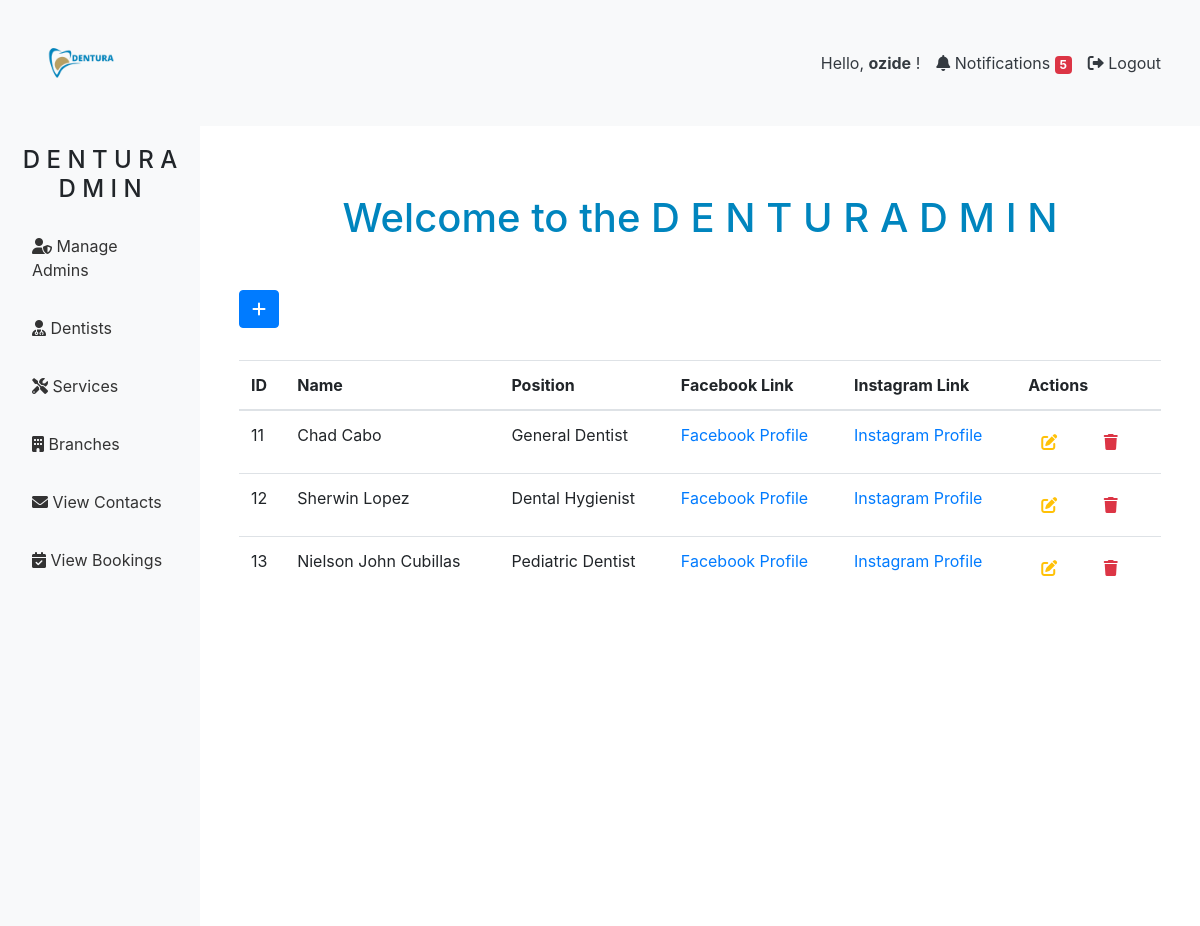
/admin/php/frontend/view_dentists.php (signed in), run on the app's committed database.
### tables this page shows
CREATE TABLE `dentists` (
  `id` int(11) NOT NULL,
  `name` varchar(100) NOT NULL,
  `position` varchar(255) DEFAULT NULL,
  `photo` varchar(5000) DEFAULT NULL,
  `fb_link` varchar(255) DEFAULT NULL,
  `ig_link` varchar(255) DEFAULT NULL
);

### admin/php/manage-dentists.php (called while the page is built, shortened)
<?php
$servername = "localhost";
$username = "root";
$password = "";
$dbname = "dentura";
$conn = new mysqli($servername, $username, $password, $dbname);
$result = $conn->query("SELECT * FROM dentists");
$dentists = [];
if ($result->num_rows > 0) {
    while ($row = $result->fetch_assoc()) {
        $dentists[] = $row;
    }
}
?>

### admin/php/frontend/view_dentists.php (the view, shortened to what this page needs)
<?php
include '../manage-dentists.php';
?>
<!DOCTYPE html>
<html lang="en">
<head>
    <link rel="stylesheet" href="https://stackpath.bootstrapcdn.com/bootstrap/4.5.2/css/bootstrap.min.css">
    <link rel="stylesheet" href="https://cdnjs.cloudflare.com/ajax/libs/font-awesome/6.0.0-beta3/css/all.min.css">
    <link rel="stylesheet" href="/admin/css/admin_dashboard.css">
    <link rel="stylesheet" href="https://cdnjs.cloudflare.com/ajax/libs/sweetalert/1.1.3/sweetalert.min.css">
</head>
<body>
<?php
$conn = new mysqli("localhost", "root", "", "dentura");
$result = $conn->query("SELECT COUNT(*) as newBookings FROM bookings WHERE status = 'Pending'");
$newBookings = 0;
if ($result->num_rows > 0) {
    $row = $result->fetch_assoc();
    $newBookings = $row['newBookings'];
}
?>
<nav class="navbar navbar-expand-lg navbar-light bg-light">
    <div class="container-fluid">
        <a class="navbar-brand" href="#">
            <img src="/assets/images/DENTURA.png" alt="DenturAdmin Logo" style="height: 100px;">
        </a>
        <div class="collapse navbar-collapse" id="navbarNav">
            <ul class="navbar-nav ml-auto">
                <li class="nav-item">
                    <span class="nav-link text-dark">Hello, <b><?php echo htmlspecialchars($_SESSION['username']); ?></b> !</span>
                </li>
                <li class="nav-item">
                    <a class="nav-link text-dark" href="#" id="notification-btn">
                        <i class="fas fa-bell"></i> Notifications
                        <?php if ($newBookings > 0): ?>
                            <span class="badge badge-danger"><?php echo $newBookings; ?></span>
                        <?php endif; ?>
                    </a>
                </li>
                <li class="nav-item">
                    <a href="logout.php" class="nav-link text-dark">
                        <i class="fas fa-sign-out-alt"></i> Logout
                    </a>
                </li>
            </ul>
        </div>
    </div>
</nav>
<div class="container-fluid">
    <div class="row">
        <nav class="col-md-2 d-none d-md-block bg-light sidebar">
            <div class="sidebar-sticky">
                <h4 class="text-center">D E N T U R A D M I N</h4>
                <ul class="nav flex-column">
                    <li class="nav-item active">
                        <a class="nav-link " href="../manage_admin.php">
                            <i class="fas fa-user-shield"></i> Manage Admins
                        </a>
                    </li>
                    <li class="nav-item">
                        <a class="nav-link " href="view_dentists.php">
                            <i class="fas fa-user-md"></i> Dentists
                        </a>
                    </li>
                    <li class="nav-item">
                        <a class="nav-link " href="view_services.php">
                            <i class="fas fa-tools"></i> Services
                        </a>
                    </li>
                    <li class="nav-item">
                        <a class="nav-link" href="view_branches.php" >
                            <i class="fas fa-building"></i> Branches
                        </a>
                    </li>
                    <li class="nav-item">
                        <a class="nav-link" href="view_contacts.php">
                            <i class="fas fa-envelope"></i> View Contacts
                        </a>
                    </li>
                    <li class="nav-item">
                        <a class="nav-link " href="../view_bookings.php">
                            <i class="fas fa-calendar-check"></i> View Bookings
                        </a>
                    </li>
                </ul>
            </div>
        </nav>
        <main role="main" class="col-md-9 ml-sm-auto col-lg-10 px-4">
            <h1 class="text-center mt-5 dashboard-header">Welcome to the D E N T U R A D M I N</h1>
<div class="container mt-5">
    <button class="btn btn-primary mb-3" data-toggle="modal" data-target="#addDentistModal">
        <i class="fas fa-plus"></i>
    </button>
    <table class="table mt-3">
    <thead>
        <tr>
            <th>ID</th>
            <th>Name</th>
            <th>Position</th>
            <th>Facebook Link</th>
            <th>Instagram Link</th>
            <th>Actions</th>
        </tr>
    </thead>
    <tbody>
        <?php if (!empty($dentists)) : ?>
            <?php foreach ($dentists as $dentist) : ?>
                <tr>
                    <td><?php echo htmlspecialchars($dentist['id']); ?></td>
                    <td><?php echo htmlspecialchars($dentist['name']); ?></td>
                    <td><?php echo htmlspecialchars($dentist['position']); ?></td>
                    <td>
                        <?php if (!empty($dentist['fb_link'])): ?>
                            <a href="<?php echo htmlspecialchars($dentist['fb_link']); ?>" target="_blank">Facebook Profile</a>
                        <?php else: ?>
                            N/A
                        <?php endif; ?>
                    </td>
                    <td>
                        <?php if (!empty($dentist['ig_link'])): ?>
                            <a href="<?php echo htmlspecialchars($dentist['ig_link']); ?>" target="_blank">Instagram Profile</a>
                        <?php else: ?>
                            N/A
                        <?php endif; ?>
                    </td>
                    <td>
                        <button class="btn text-warning mr-3" onclick="editDentist(<?php echo $dentist['id']; ?>, '<?php echo htmlspecialchars($dentist['name']); ?>', '<?php echo htmlspecialchars($dentist['position']); ?>', '<?php echo htmlspecialchars($dentist['fb_link'] ?? ''); ?>', '<?php echo htmlspecialchars($dentist['ig_link'] ?? ''); ?>')">
                            <i class="fas fa-edit"></i>
                        </button>
                        <button class="btn text-danger" onclick="deleteDentist(<?php echo $dentist['id']; ?>)">
                            <i class="fas fa-trash"></i>
                        </button>
                    </td>
                </tr>
            <?php endforeach; ?>
        <?php else : ?>
            <tr>
                <td colspan="6" class="text-center">No dentists available.</td>
            </tr>
        <?php endif; ?>
    </tbody>
</table>
</div>
        </main>
    </div>
</div>
</body>
</html>

### admin/css/admin_dashboard.css (style rules this page uses)
.sidebar { height: 100vh; padding-top: 20px; }
.sidebar .nav-item { margin-top: 10px; }
.sidebar .nav-link { color: #333; padding: 10px 15px; border: 2px solid transparent; border-radius: 5px; position: relative; overflow: hidden; transition: all 0.3s; }
.sidebar .nav-link:before { content: ""; position: absolute; top: 0; left: 0; right: 0; bottom: 0; border: 2px solid #007bff; border-radius: 5px; opacity: 0; transition: opacity 0.3s; z-index: 0; }
main { padding: 20px; }
.dashboard-header { color: #0085be; }

### data on the page
dentists: id "11", name "Chad Cabo", position "General Dentist"
dentists: id "12", name "Sherwin Lopez", position "Dental Hygienist"
dentists: id "13", name "Nielson John Cubillas", position "Pediatric Dentist"

### other printed values
$_SESSION['username'] "ozide"
$newBookings "5"
